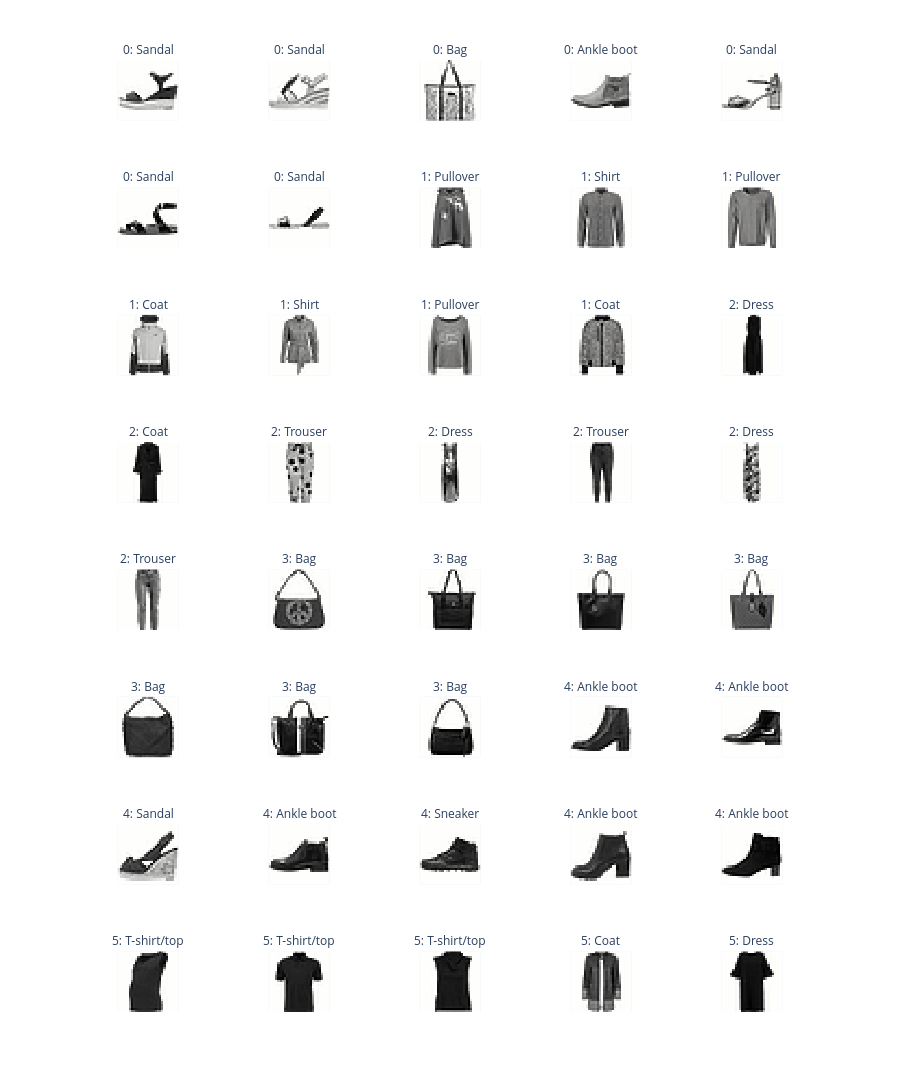

This figure's notebook cell:
### Markdown cell above
<!-- BEGIN QUESTION -->

### Code cell
# TODO: Plot 7 images from each cluster (use the show_images function, 10 rows, 7 columns)
sampled_df = kmeans_df.groupby('cluster').sample(n=7, random_state=SEED).sort_values(by='cluster')
show_images(images=sampled_df['image'].tolist(), 
            labels=(sampled_df['cluster'] + ': ' + sampled_df['label']).tolist(),
            reshape=True)

### Figure 1 — Plotly figure (JSON) as saved in the notebook; plotly's stock layout.template omitted (floating-point values rounded to 4 significant figures; data arrays with more than 128 entries replaced by an {"elided": "..."} marker saying what was removed)
{"data": [{"coloraxis": "coloraxis", "hovertemplate": "x: %{x}<br>y: %{y}<br>color: %{z}<extra></extra>", "name": "0", "type": "heatmap", "xaxis": "x36", "yaxis": "y36", "z": {"elided": "28x28 float values"}}, {"coloraxis": "coloraxis", "hovertemplate": "x: %{x}<br>y: %{y}<br>color: %{z}<extra></extra>", "name": "1", "type": "heatmap", "xaxis": "x37", "yaxis": "y37", "z": {"elided": "28x28 float values"}}, {"coloraxis": "coloraxis", "hovertemplate": "x: %{x}<br>y: %{y}<br>color: %{z}<extra></extra>", "name": "2", "type": "heatmap", "xaxis": "x38", "yaxis": "y38", "z": {"elided": "28x28 float values"}}, {"coloraxis": "coloraxis", "hovertemplate": "x: %{x}<br>y: %{y}<br>color: %{z}<extra></extra>", "name": "3", "type": "heatmap", "xaxis": "x39", "yaxis": "y39", "z": {"elided": "28x28 float values"}}, {"coloraxis": "coloraxis", "hovertemplate": "x: %{x}<br>y: %{y}<br>color: %{z}<extra></extra>", "name": "4", "type": "heatmap", "xaxis": "x40", "yaxis": "y40", "z": {"elided": "28x28 float values"}}, {"coloraxis": "coloraxis", "hovertemplate": "x: %{x}<br>y: %{y}<br>color: %{z}<extra></extra>", "name": "5", "type": "heatmap", "xaxis": "x31", "yaxis": "y31", "z": {"elided": "28x28 float values"}}, {"coloraxis": "coloraxis", "hovertemplate": "x: %{x}<br>y: %{y}<br>color: %{z}<extra></extra>", "name": "6", "type": "heatmap", "xaxis": "x32", "yaxis": "y32", "z": {"elided": "28x28 float values"}}, {"coloraxis": "coloraxis", "hovertemplate": "x: %{x}<br>y: %{y}<br>color: %{z}<extra></extra>", "name": "7", "type": "heatmap", "xaxis": "x33", "yaxis": "y33", "z": {"elided": "28x28 float values"}}, {"coloraxis": "coloraxis", "hovertemplate": "x: %{x}<br>y: %{y}<br>color: %{z}<extra></extra>", "name": "8", "type": "heatmap", "xaxis": "x34", "yaxis": "y34", "z": {"elided": "28x28 float values"}}, {"coloraxis": "coloraxis", "hovertemplate": "x: %{x}<br>y: %{y}<br>color: %{z}<extra></extra>", "name": "9", "type": "heatmap", "xaxis": "x35", "yaxis": "y35", "z": {"elided": "28x28 float values"}}, {"coloraxis": "coloraxis", "hovertemplate": "x: %{x}<br>y: %{y}<br>color: %{z}<extra></extra>", "name": "10", "type": "heatmap", "xaxis": "x26", "yaxis": "y26", "z": {"elided": "28x28 float values"}}, {"coloraxis": "coloraxis", "hovertemplate": "x: %{x}<br>y: %{y}<br>color: %{z}<extra></extra>", "name": "11", "type": "heatmap", "xaxis": "x27", "yaxis": "y27", "z": {"elided": "28x28 float values"}}, {"coloraxis": "coloraxis", "hovertemplate": "x: %{x}<br>y: %{y}<br>color: %{z}<extra></extra>", "name": "12", "type": "heatmap", "xaxis": "x28", "yaxis": "y28", "z": {"elided": "28x28 float values"}}, {"coloraxis": "coloraxis", "hovertemplate": "x: %{x}<br>y: %{y}<br>color: %{z}<extra></extra>", "name": "13", "type": "heatmap", "xaxis": "x29", "yaxis": "y29", "z": {"elided": "28x28 float values"}}, {"coloraxis": "coloraxis", "hovertemplate": "x: %{x}<br>y: %{y}<br>color: %{z}<extra></extra>", "name": "14", "type": "heatmap", "xaxis": "x30", "yaxis": "y30", "z": {"elided": "28x28 float values"}}, {"coloraxis": "coloraxis", "hovertemplate": "x: %{x}<br>y: %{y}<br>color: %{z}<extra></extra>", "name": "15", "type": "heatmap", "xaxis": "x21", "yaxis": "y21", "z": {"elided": "28x28 float values"}}, {"coloraxis": "coloraxis", "hovertemplate": "x: %{x}<br>y: %{y}<br>color: %{z}<extra></extra>", "name": "16", "type": "heatmap", "xaxis": "x22", "yaxis": "y22", "z": {"elided": "28x28 float values"}}, {"coloraxis": "coloraxis", "hovertemplate": "x: %{x}<br>y: %{y}<br>color: %{z}<extra></extra>", "name": "17", "type": "heatmap", "xaxis": "x23", "yaxis": "y23", "z": {"elided": "28x28 float values"}}, {"coloraxis": "coloraxis", "hovertemplate": "x: %{x}<br>y: %{y}<br>color: %{z}<extra></extra>", "name": "18", "type": "heatmap", "xaxis": "x24", "yaxis": "y24", "z": {"elided": "28x28 float values"}}, {"coloraxis": "coloraxis", "hovertemplate": "x: %{x}<br>y: %{y}<br>color: %{z}<extra></extra>", "name": "19", "type": "heatmap", "xaxis": "x25", "yaxis": "y25", "z": {"elided": "28x28 float values"}}, {"coloraxis": "coloraxis", "hovertemplate": "x: %{x}<br>y: %{y}<br>color: %{z}<extra></extra>", "name": "20", "type": "heatmap", "xaxis": "x16", "yaxis": "y16", "z": {"elided": "28x28 float values"}}, {"coloraxis": "coloraxis", "hovertemplate": "x: %{x}<br>y: %{y}<br>color: %{z}<extra></extra>", "name": "21", "type": "heatmap", "xaxis": "x17", "yaxis": "y17", "z": {"elided": "28x28 float values"}}, {"coloraxis": "coloraxis", "hovertemplate": "x: %{x}<br>y: %{y}<br>color: %{z}<extra></extra>", "name": "22", "type": "heatmap", "xaxis": "x18", "yaxis": "y18", "z": {"elided": "28x28 float values"}}, {"coloraxis": "coloraxis", "hovertemplate": "x: %{x}<br>y: %{y}<br>color: %{z}<extra></extra>", "name": "23", "type": "heatmap", "xaxis": "x19", "yaxis": "y19", "z": {"elided": "28x28 float values"}}, {"coloraxis": "coloraxis", "hovertemplate": "x: %{x}<br>y: %{y}<br>color: %{z}<extra></extra>", "name": "24", "type": "heatmap", "xaxis": "x20", "yaxis": "y20", "z": {"elided": "28x28 float values"}}, {"coloraxis": "coloraxis", "hovertemplate": "x: %{x}<br>y: %{y}<br>color: %{z}<extra></extra>", "name": "25", "type": "heatmap", "xaxis": "x11", "yaxis": "y11", "z": {"elided": "28x28 float values"}}, {"coloraxis": "coloraxis", "hovertemplate": "x: %{x}<br>y: %{y}<br>color: %{z}<extra></extra>", "name": "26", "type": "heatmap", "xaxis": "x12", "yaxis": "y12", "z": {"elided": "28x28 float values"}}, {"coloraxis": "coloraxis", "hovertemplate": "x: %{x}<br>y: %{y}<br>color: %{z}<extra></extra>", "name": "27", "type": "heatmap", "xaxis": "x13", "yaxis": "y13", "z": {"elided": "28x28 float values"}}, {"coloraxis": "coloraxis", "hovertemplate": "x: %{x}<br>y: %{y}<br>color: %{z}<extra></extra>", "name": "28", "type": "heatmap", "xaxis": "x14", "yaxis": "y14", "z": {"elided": "28x28 float values"}}, {"coloraxis": "coloraxis", "hovertemplate": "x: %{x}<br>y: %{y}<br>color: %{z}<extra></extra>", "name": "29", "type": "heatmap", "xaxis": "x15", "yaxis": "y15", "z": {"elided": "28x28 float values"}}, {"coloraxis": "coloraxis", "hovertemplate": "x: %{x}<br>y: %{y}<br>color: %{z}<extra></extra>", "name": "30", "type": "heatmap", "xaxis": "x6", "yaxis": "y6", "z": {"elided": "28x28 float values"}}, {"coloraxis": "coloraxis", "hovertemplate": "x: %{x}<br>y: %{y}<br>color: %{z}<extra></extra>", "name": "31", "type": "heatmap", "xaxis": "x7", "yaxis": "y7", "z": {"elided": "28x28 float values"}}, {"coloraxis": "coloraxis", "hovertemplate": "x: %{x}<br>y: %{y}<br>color: %{z}<extra></extra>", "name": "32", "type": "heatmap", "xaxis": "x8", "yaxis": "y8", "z": {"elided": "28x28 float values"}}, {"coloraxis": "coloraxis", "hovertemplate": "x: %{x}<br>y: %{y}<br>color: %{z}<extra></extra>", "name": "33", "type": "heatmap", "xaxis": "x9", "yaxis": "y9", "z": {"elided": "28x28 float values"}}, {"coloraxis": "coloraxis", "hovertemplate": "x: %{x}<br>y: %{y}<br>color: %{z}<extra></extra>", "name": "34", "type": "heatmap", "xaxis": "x10", "yaxis": "y10", "z": {"elided": "28x28 float values"}}, {"coloraxis": "coloraxis", "hovertemplate": "x: %{x}<br>y: %{y}<br>color: %{z}<extra></extra>", "name": "35", "type": "heatmap", "xaxis": "x", "yaxis": "y", "z": {"elided": "28x28 float values"}}, {"coloraxis": "coloraxis", "hovertemplate": "x: %{x}<br>y: %{y}<br>color: %{z}<extra></extra>", "name": "36", "type": "heatmap", "xaxis": "x2", "yaxis": "y2", "z": {"elided": "28x28 float values"}}, {"coloraxis": "coloraxis", "hovertemplate": "x: %{x}<br>y: %{y}<br>color: %{z}<extra></extra>", "name": "37", "type": "heatmap", "xaxis": "x3", "yaxis": "y3", "z": {"elided": "28x28 float values"}}, {"coloraxis": "coloraxis", "hovertemplate": "x: %{x}<br>y: %{y}<br>color: %{z}<extra></extra>", "name": "38", "type": "heatmap", "xaxis": "x4", "yaxis": "y4", "z": {"elided": "28x28 float values"}}, {"coloraxis": "coloraxis", "hovertemplate": "x: %{x}<br>y: %{y}<br>color: %{z}<extra></extra>", "name": "39", "type": "heatmap", "xaxis": "x5", "yaxis": "y5", "z": {"elided": "28x28 float values"}}], "layout": {"annotations": [{"font": {}, "showarrow": false, "text": "5: T-shirt/top", "x": 0.092, "xanchor": "center", "xref": "paper", "y": 0.06375, "yanchor": "bottom", "yref": "paper"}, {"font": {}, "showarrow": false, "text": "5: T-shirt/top", "x": 0.296, "xanchor": "center", "xref": "paper", "y": 0.06375, "yanchor": "bottom", "yref": "paper"}, {"font": {}, "showarrow": false, "text": "5: T-shirt/top", "x": 0.5, "xanchor": "center", "xref": "paper", "y": 0.06375, "yanchor": "bottom", "yref": "paper"}, {"font": {}, "showarrow": false, "text": "5: Coat", "x": 0.704, "xanchor": "center", "xref": "paper", "y": 0.06375, "yanchor": "bottom", "yref": "paper"}, {"font": {}, "showarrow": false, "text": "5: Dress", "x": 0.908, "xanchor": "center", "xref": "paper", "y": 0.06375, "yanchor": "bottom", "yref": "paper"}, {"font": {}, "showarrow": false, "text": "4: Sandal", "x": 0.092, "xanchor": "center", "xref": "paper", "y": 0.1975, "yanchor": "bottom", "yref": "paper"}, {"font": {}, "showarrow": false, "text": "4: Ankle boot", "x": 0.296, "xanchor": "center", "xref": "paper", "y": 0.1975, "yanchor": "bottom", "yref": "paper"}, {"font": {}, "showarrow": false, "text": "4: Sneaker", "x": 0.5, "xanchor": "center", "xref": "paper", "y": 0.1975, "yanchor": "bottom", "yref": "paper"}, {"font": {}, "showarrow": false, "text": "4: Ankle boot", "x": 0.704, "xanchor": "center", "xref": "paper", "y": 0.1975, "yanchor": "bottom", "yref": "paper"}, {"font": {}, "showarrow": false, "text": "4: Ankle boot", "x": 0.908, "xanchor": "center", "xref": "paper", "y": 0.1975, "yanchor": "bottom", "yref": "paper"}, {"font": {}, "showarrow": false, "text": "3: Bag", "x": 0.092, "xanchor": "center", "xref": "paper", "y": 0.3313, "yanchor": "bottom", "yref": "paper"}, {"font": {}, "showarrow": false, "text": "3: Bag", "x": 0.296, "xanchor": "center", "xref": "paper", "y": 0.3313, "yanchor": "bottom", "yref": "paper"}, {"font": {}, "showarrow": false, "text": "3: Bag", "x": 0.5, "xanchor": "center", "xref": "paper", "y": 0.3313, "yanchor": "bottom", "yref": "paper"}, {"font": {}, "showarrow": false, "text": "4: Ankle boot", "x": 0.704, "xanchor": "center", "xref": "paper", "y": 0.3313, "yanchor": "bottom", "yref": "paper"}, {"font": {}, "showarrow": false, "text": "4: Ankle boot", "x": 0.908, "xanchor": "center", "xref": "paper", "y": 0.3313, "yanchor": "bottom", "yref": "paper"}, {"font": {}, "showarrow": false, "text": "2: Trouser", "x": 0.092, "xanchor": "center", "xref": "paper", "y": 0.465, "yanchor": "bottom", "yref": "paper"}, {"font": {}, "showarrow": false, "text": "3: Bag", "x": 0.296, "xanchor": "center", "xref": "paper", "y": 0.465, "yanchor": "bottom", "yref": "paper"}, {"font": {}, "showarrow": false, "text": "3: Bag", "x": 0.5, "xanchor": "center", "xref": "paper", "y": 0.465, "yanchor": "bottom", "yref": "paper"}, {"font": {}, "showarrow": false, "text": "3: Bag", "x": 0.704, "xanchor": "center", "xref": "paper", "y": 0.465, "yanchor": "bottom", "yref": "paper"}, {"font": {}, "showarrow": false, "text": "3: Bag", "x": 0.908, "xanchor": "center", "xref": "paper", "y": 0.465, "yanchor": "bottom", "yref": "paper"}, {"font": {}, "showarrow": false, "text": "2: Coat", "x": 0.092, "xanchor": "center", "xref": "paper", "y": 0.5988, "yanchor": "bottom", "yref": "paper"}, {"font": {}, "showarrow": false, "text": "2: Trouser", "x": 0.296, "xanchor": "center", "xref": "paper", "y": 0.5988, "yanchor": "bottom", "yref": "paper"}, {"font": {}, "showarrow": false, "text": "2: Dress", "x": 0.5, "xanchor": "center", "xref": "paper", "y": 0.5988, "yanchor": "bottom", "yref": "paper"}, {"font": {}, "showarrow": false, "text": "2: Trouser", "x": 0.704, "xanchor": "center", "xref": "paper", "y": 0.5988, "yanchor": "bottom", "yref": "paper"}, {"font": {}, "showarrow": false, "text": "2: Dress", "x": 0.908, "xanchor": "center", "xref": "paper", "y": 0.5988, "yanchor": "bottom", "yref": "paper"}, {"font": {}, "showarrow": false, "text": "1: Coat", "x": 0.092, "xanchor": "center", "xref": "paper", "y": 0.7325, "yanchor": "bottom", "yref": "paper"}, {"font": {}, "showarrow": false, "text": "1: Shirt", "x": 0.296, "xanchor": "center", "xref": "paper", "y": 0.7325, "yanchor": "bottom", "yref": "paper"}, {"font": {}, "showarrow": false, "text": "1: Pullover", "x": 0.5, "xanchor": "center", "xref": "paper", "y": 0.7325, "yanchor": "bottom", "yref": "paper"}, {"font": {}, "showarrow": false, "text": "1: Coat", "x": 0.704, "xanchor": "center", "xref": "paper", "y": 0.7325, "yanchor": "bottom", "yref": "paper"}, {"font": {}, "showarrow": false, "text": "2: Dress", "x": 0.908, "xanchor": "center", "xref": "paper", "y": 0.7325, "yanchor": "bottom", "yref": "paper"}, {"font": {}, "showarrow": false, "text": "0: Sandal", "x": 0.092, "xanchor": "center", "xref": "paper", "y": 0.8662, "yanchor": "bottom", "yref": "paper"}, {"font": {}, "showarrow": false, "text": "0: Sandal", "x": 0.296, "xanchor": "center", "xref": "paper", "y": 0.8662, "yanchor": "bottom", "yref": "paper"}, {"font": {}, "showarrow": false, "text": "1: Pullover", "x": 0.5, "xanchor": "center", "xref": "paper", "y": 0.8662, "yanchor": "bottom", "yref": "paper"}, {"font": {}, "showarrow": false, "text": "1: Shirt", "x": 0.704, "xanchor": "center", "xref": "paper", "y": 0.8662, "yanchor": "bottom", "yref": "paper"}, {"font": {}, "showarrow": false, "text": "1: Pullover", "x": 0.908, "xanchor": "center", "xref": "paper", "y": 0.8662, "yanchor": "bottom", "yref": "paper"}, {"font": {}, "showarrow": false, "text": "0: Sandal", "x": 0.092, "xanchor": "center", "xref": "paper", "y": 1, "yanchor": "bottom", "yref": "paper"}, {"font": {}, "showarrow": false, "text": "0: Sandal", "x": 0.296, "xanchor": "center", "xref": "paper", "y": 1, "yanchor": "bottom", "yref": "paper"}, {"font": {}, "showarrow": false, "text": "0: Bag", "x": 0.5, "xanchor": "center", "xref": "paper", "y": 1, "yanchor": "bottom", "yref": "paper"}, {"font": {}, "showarrow": false, "text": "0: Ankle boot", "x": 0.704, "xanchor": "center", "xref": "paper", "y": 1, "yanchor": "bottom", "yref": "paper"}, {"font": {}, "showarrow": false, "text": "0: Sandal", "x": 0.908, "xanchor": "center", "xref": "paper", "y": 1, "yanchor": "bottom", "yref": "paper"}], "coloraxis": {"colorscale": [[0, "rgb(254, 254, 253)"], [0.09091, "rgb(224, 224, 223)"], [0.1818, "rgb(197, 197, 195)"], [0.2727, "rgb(171, 171, 170)"], [0.3636, "rgb(146, 146, 145)"], [0.4545, "rgb(124, 123, 122)"], [0.5455, "rgb(102, 101, 101)"], [0.6364, "rgb(81, 80, 80)"], [0.7273, "rgb(59, 59, 59)"], [0.8182, "rgb(38, 38, 38)"], [0.9091, "rgb(16, 16, 16)"], [1, "rgb(0, 0, 0)"]], "showscale": false}, "height": 1760, "margin": {"t": 60}, "xaxis": {"anchor": "y", "constrain": "domain", "domain": [0, 0.184], "scaleanchor": "y", "showgrid": false, "showticklabels": false}, "xaxis10": {"anchor": "y10", "domain": [0.816, 1], "matches": "x", "showgrid": false, "showticklabels": false}, "xaxis11": {"anchor": "y11", "domain": [0, 0.184], "matches": "x", "showgrid": false, "showticklabels": false}, "xaxis12": {"anchor": "y12", "domain": [0.204, 0.388], "matches": "x", "showgrid": false, "showticklabels": false}, "xaxis13": {"anchor": "y13", "domain": [0.408, 0.592], "matches": "x", "showgrid": false, "showticklabels": false}, "xaxis14": {"anchor": "y14", "domain": [0.612, 0.796], "matches": "x", "showgrid": false, "showticklabels": false}, "xaxis15": {"anchor": "y15", "domain": [0.816, 1], "matches": "x", "showgrid": false, "showticklabels": false}, "xaxis16": {"anchor": "y16", "domain": [0, 0.184], "matches": "x", "showgrid": false, "showticklabels": false}, "xaxis17": {"anchor": "y17", "domain": [0.204, 0.388], "matches": "x", "showgrid": false, "showticklabels": false}, "xaxis18": {"anchor": "y18", "domain": [0.408, 0.592], "matches": "x", "showgrid": false, "showticklabels": false}, "xaxis19": {"anchor": "y19", "domain": [0.612, 0.796], "matches": "x", "showgrid": false, "showticklabels": false}, "xaxis2": {"anchor": "y2", "domain": [0.204, 0.388], "matches": "x", "showgrid": false, "showticklabels": false}, "xaxis20": {"anchor": "y20", "domain": [0.816, 1], "matches": "x", "showgrid": false, "showticklabels": false}, "xaxis21": {"anchor": "y21", "domain": [0, 0.184], "matches": "x", "showgrid": false, "showticklabels": false}, "xaxis22": {"anchor": "y22", "domain": [0.204, 0.388], "matches": "x", "showgrid": false, "showticklabels": false}, "xaxis23": {"anchor": "y23", "domain": [0.408, 0.592], "matches": "x", "showgrid": false, "showticklabels": false}, "xaxis24": {"anchor": "y24", "domain": [0.612, 0.796], "matches": "x", "showgrid": false, "showticklabels": false}, "xaxis25": {"anchor": "y25", "domain": [0.816, 1], "matches": "x", "showgrid": false, "showticklabels": false}, "xaxis26": {"anchor": "y26", "domain": [0, 0.184], "matches": "x", "showgrid": false, "showticklabels": false}, "xaxis27": {"anchor": "y27", "domain": [0.204, 0.388], "matches": "x", "showgrid": false, "showticklabels": false}, "xaxis28": {"anchor": "y28", "domain": [0.408, 0.592], "matches": "x", "showgrid": false, "showticklabels": false}, "xaxis29": {"anchor": "y29", "domain": [0.612, 0.796], "matches": "x", "showgrid": false, "showticklabels": false}, "xaxis3": {"anchor": "y3", "domain": [0.408, 0.592], "matches": "x", "showgrid": false, "showticklabels": false}, "xaxis30": {"anchor": "y30", "domain": [0.816, 1], "matches": "x", "showgrid": false, "showticklabels": false}, "xaxis31": {"anchor": "y31", "domain": [0, 0.184], "matches": "x", "showgrid": false, "showticklabels": false}, "xaxis32": {"anchor": "y32", "domain": [0.204, 0.388], "matches": "x", "showgrid": false, "showticklabels": false}, "xaxis33": {"anchor": "y33", "domain": [0.408, 0.592], "matches": "x", "showgrid": false, "showticklabels": false}, "xaxis34": {"anchor": "y34", "domain": [0.612, 0.796], "matches": "x", "showgrid": false, "showticklabels": false}, "xaxis35": {"anchor": "y35", "domain": [0.816, 1], "matches": "x", "showgrid": false, "showticklabels": false}, "xaxis36": {"anchor": "y36", "domain": [0, 0.184], "matches": "x", "showgrid": false, "showticklabels": false}, "xaxis37": {"anchor": "y37", "domain": [0.204, 0.388], "matches": "x", "showgrid": false, "showticklabels": false}, "xaxis38": {"anchor": "y38", "domain": [0.408, 0.592], "matches": "x", "showgrid": false, "showticklabels": false}, "xaxis39": {"anchor": "y39", "domain": [0.612, 0.796], "matches": "x", "showgrid": false, "showticklabels": false}, "xaxis4": {"anchor": "y4", "domain": [0.612, 0.796], "matches": "x", "showgrid": false, "showticklabels": false}, "xaxis40": {"anchor": "y40", "domain": [0.816, 1], "matches": "x", "showgrid": false, "showticklabels": false}, "xaxis5": {"anchor": "y5", "domain": [0.816, 1], "matches": "x", "showgrid": false, "showticklabels": false}, "xaxis6": {"anchor": "y6", "domain": [0, 0.184], "matches": "x", "showgrid": false, "showticklabels": false}, "xaxis7": {"anchor": "y7", "domain": [0.204, 0.388], "matches": "x", "showgrid": false, "showticklabels": false}, "xaxis8": {"anchor": "y8", "domain": [0.408, 0.592], "matches": "x", "showgrid": false, "showticklabels": false}, "xaxis9": {"anchor": "y9", "domain": [0.612, 0.796], "matches": "x", "showgrid": false, "showticklabels": false}, "yaxis": {"anchor": "x", "autorange": "reversed", "constrain": "domain", "domain": [0, 0.06375], "showgrid": false, "showticklabels": false}, "yaxis10": {"anchor": "x10", "domain": [0.1338, 0.1975], "matches": "y", "showgrid": false, "showticklabels": false}, "yaxis11": {"anchor": "x11", "domain": [0.2675, 0.3313], "matches": "y", "showgrid": false, "showticklabels": false}, "yaxis12": {"anchor": "x12", "domain": [0.2675, 0.3313], "matches": "y", "showgrid": false, "showticklabels": false}, "yaxis13": {"anchor": "x13", "domain": [0.2675, 0.3313], "matches": "y", "showgrid": false, "showticklabels": false}, "yaxis14": {"anchor": "x14", "domain": [0.2675, 0.3313], "matches": "y", "showgrid": false, "showticklabels": false}, "yaxis15": {"anchor": "x15", "domain": [0.2675, 0.3313], "matches": "y", "showgrid": false, "showticklabels": false}, "yaxis16": {"anchor": "x16", "domain": [0.4012, 0.465], "matches": "y", "showgrid": false, "showticklabels": false}, "yaxis17": {"anchor": "x17", "domain": [0.4012, 0.465], "matches": "y", "showgrid": false, "showticklabels": false}, "yaxis18": {"anchor": "x18", "domain": [0.4012, 0.465], "matches": "y", "showgrid": false, "showticklabels": false}, "yaxis19": {"anchor": "x19", "domain": [0.4012, 0.465], "matches": "y", "showgrid": false, "showticklabels": false}, "yaxis2": {"anchor": "x2", "domain": [0, 0.06375], "matches": "y", "showgrid": false, "showticklabels": false}, "yaxis20": {"anchor": "x20", "domain": [0.4012, 0.465], "matches": "y", "showgrid": false, "showticklabels": false}, "yaxis21": {"anchor": "x21", "domain": [0.535, 0.5988], "matches": "y", "showgrid": false, "showticklabels": false}, "yaxis22": {"anchor": "x22", "domain": [0.535, 0.5988], "matches": "y", "showgrid": false, "showticklabels": false}, "yaxis23": {"anchor": "x23", "domain": [0.535, 0.5988], "matches": "y", "showgrid": false, "showticklabels": false}, "yaxis24": {"anchor": "x24", "domain": [0.535, 0.5988], "matches": "y", "showgrid": false, "showticklabels": false}, "yaxis25": {"anchor": "x25", "domain": [0.535, 0.5988], "matches": "y", "showgrid": false, "showticklabels": false}, "yaxis26": {"anchor": "x26", "domain": [0.6687, 0.7325], "matches": "y", "showgrid": false, "showticklabels": false}, "yaxis27": {"anchor": "x27", "domain": [0.6687, 0.7325], "matches": "y", "showgrid": false, "showticklabels": false}, "yaxis28": {"anchor": "x28", "domain": [0.6687, 0.7325], "matches": "y", "showgrid": false, "showticklabels": false}, "yaxis29": {"anchor": "x29", "domain": [0.6687, 0.7325], "matches": "y", "showgrid": false, "showticklabels": false}, "yaxis3": {"anchor": "x3", "domain": [0, 0.06375], "matches": "y", "showgrid": false, "showticklabels": false}, "yaxis30": {"anchor": "x30", "domain": [0.6687, 0.7325], "matches": "y", "showgrid": false, "showticklabels": false}, "yaxis31": {"anchor": "x31", "domain": [0.8025, 0.8662], "matches": "y", "showgrid": false, "showticklabels": false}, "yaxis32": {"anchor": "x32", "domain": [0.8025, 0.8662], "matches": "y", "showgrid": false, "showticklabels": false}, "yaxis33": {"anchor": "x33", "domain": [0.8025, 0.8662], "matches": "y", "showgrid": false, "showticklabels": false}, "yaxis34": {"anchor": "x34", "domain": [0.8025, 0.8662], "matches": "y", "showgrid": false, "showticklabels": false}, "yaxis35": {"anchor": "x35", "domain": [0.8025, 0.8662], "matches": "y", "showgrid": false, "showticklabels": false}, "yaxis36": {"anchor": "x36", "domain": [0.9363, 1], "matches": "y", "showgrid": false, "showticklabels": false}, "yaxis37": {"anchor": "x37", "domain": [0.9363, 1], "matches": "y", "showgrid": false, "showticklabels": false}, "yaxis38": {"anchor": "x38", "domain": [0.9363, 1], "matches": "y", "showgrid": false, "showticklabels": false}, "yaxis39": {"anchor": "x39", "domain": [0.9363, 1], "matches": "y", "showgrid": false, "showticklabels": false}, "yaxis4": {"anchor": "x4", "domain": [0, 0.06375], "matches": "y", "showgrid": false, "showticklabels": false}, "yaxis40": {"anchor": "x40", "domain": [0.9363, 1], "matches": "y", "showgrid": false, "showticklabels": false}, "yaxis5": {"anchor": "x5", "domain": [0, 0.06375], "matches": "y", "showgrid": false, "showticklabels": false}, "yaxis6": {"anchor": "x6", "domain": [0.1338, 0.1975], "matches": "y", "showgrid": false, "showticklabels": false}, "yaxis7": {"anchor": "x7", "domain": [0.1338, 0.1975], "matches": "y", "showgrid": false, "showticklabels": false}, "yaxis8": {"anchor": "x8", "domain": [0.1338, 0.1975], "matches": "y", "showgrid": false, "showticklabels": false}, "yaxis9": {"anchor": "x9", "domain": [0.1338, 0.1975], "matches": "y", "showgrid": false, "showticklabels": false}}}
